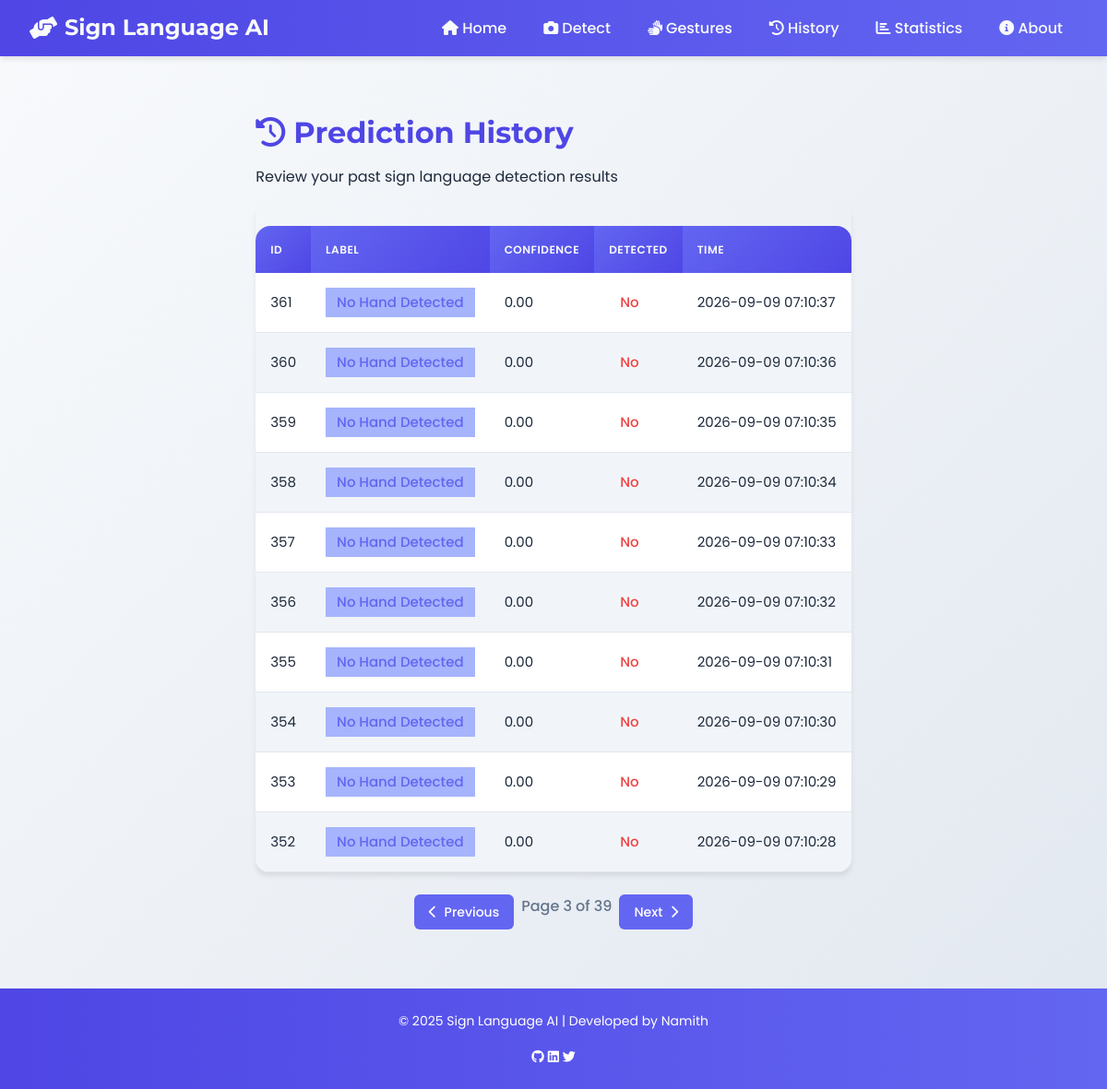
The page /history?page=3 on the database its author committed.
### app.py (models this page shows, shortened)
class Prediction(db.Model):
    id = db.Column(db.Integer, primary_key=True)
    label = db.Column(db.String(100), nullable=False)
    confidence = db.Column(db.Float, nullable=True)
    landmarks_detected = db.Column(db.Boolean, default=True)
    error_message = db.Column(db.String(500), nullable=True)
    timestamp = db.Column(db.DateTime, default=lambda: datetime.now(timezone.utc))
    session_id = db.Column(db.String(50), nullable=True)

### app.py (the view)
@app.route("/history")
def history():
    page = request.args.get('page', 1, type=int)
    per_page = 10
    predictions = Prediction.query.order_by(desc(Prediction.timestamp)).paginate(page=page, per_page=per_page, error_out=False)
    return render_template("history.html", predictions=predictions)

### templates/history.html
{% extends "base.html" %}
{% block content %}
<div class="container">
    <div class="page-header">
        <h2><i class="fas fa-history"></i> Prediction History</h2>
        <p class="subtitle">Review your past sign language detection results</p>
    </div>
    <div class="table-container">
        <table>
            <thead>
                <tr>
                    <th>ID</th>
                    <th>Label</th>
                    <th>Confidence</th>
                    <th>Detected</th>
                    <th>Time</th>
                </tr>
            </thead>
            <tbody>
                {% for p in predictions.items %}
                <tr>
                    <td>{{ p.id }}</td>
                    <td><span class="label-badge">{{ p.label }}</span></td>
                    <td>{{ "%.2f"|format(p.confidence or 0) }}</td>
                    <td>{% if p.landmarks_detected %}<span class="status-badge success">Yes</span>{% else %}<span class="status-badge error">No</span>{% endif %}</td>
                    <td>{{ p.timestamp.strftime("%Y-%m-%d %H:%M:%S") }}</td>
                </tr>
                {% endfor %}
            </tbody>
        </table>
    </div>
    <div class="pagination">
        {% if predictions.has_prev %}
            <a href="?page={{ predictions.prev_num }}" class="pagination-btn"><i class="fas fa-chevron-left"></i> Previous</a>
        {% endif %}
        <span class="pagination-info">Page {{ predictions.page }} of {{ predictions.pages }}</span>
        {% if predictions.has_next %}
            <a href="?page={{ predictions.next_num }}" class="pagination-btn">Next <i class="fas fa-chevron-right"></i></a>
        {% endif %}
    </div>
</div>
{% endblock %}

### static/style.css (style rules this page uses)
:root { --primary: #6366f1; --primary-dark: #4f46e5; --primary-light: #a5b4fc; --secondary: #0ea5e9; --accent: #f59e0b; --dark: #1e293b; --light: #f8fafc; --gray: #64748b; --success: #10b981; --error: #ef4444; --shadow-sm: 0 1px 3px rgba(0,0,0,0.1); --shadow-md: 0 4px 6px -1px rgba(0,0,0,0.1); --shadow-lg: 0 10px 15px -3px rgba(0,0,0,0.1); --radius-sm: 0.375rem; --radius-md: 0.75rem; --radius-lg: 1rem; --transition: all 0.3s ease; }
* { box-sizing: border-box; margin: 0; padding: 0; }
body { font-family: 'Poppins', sans-serif; background: linear-gradient(135deg, #f8fafc 0%, #e2e8f0 100%); color: var(--dark); line-height: 1.6; min-height: 100vh; display: flex; flex-direction: column; }
h1, h2, h3, h4, h5, h6 { font-family: 'Montserrat', sans-serif; font-weight: 700; line-height: 1.2; margin-bottom: 1rem; }
h2 { font-size: 2rem; color: var(--primary-dark); }
a { text-decoration: none; color: inherit; transition: var(--transition); }
p { margin-bottom: 1rem; }
.container { max-width: 1200px; margin: 0 auto; padding: 2rem 1.5rem; flex: 1; }
.table-container { overflow-x: auto; border-radius: var(--radius-md); box-shadow: var(--shadow-md); }
table { width: 100%; border-collapse: separate; border-spacing: 0; margin-top: 1.5rem; font-size: 0.9375rem; background: white; border-radius: var(--radius-lg); overflow: hidden; box-shadow: var(--shadow-md); }
th, td { padding: 1rem; text-align: left; }
th { background: linear-gradient(135deg, var(--primary) 0%, var(--primary-dark) 100%); color: var(--light); font-weight: 600; text-transform: uppercase; font-size: 0.75rem; letter-spacing: 0.5px; }
tr:nth-child(even) { background: #f1f5f9; }
td { border-bottom: 1px solid #e2e8f0; }
.label-badge { display: inline-block; background-color: var(--primary-light); color: var(--primary); padding: 0.25rem 0.75rem; border-radius: var(--radius-pill); font-weight: 500; }
.status-badge { display: inline-block; padding: 0.25rem 0.75rem; border-radius: var(--radius-pill); font-weight: 500; }
.status-badge.error { background-color: var(--error-light); color: var(--error); }
.pagination { display: flex; justify-content: center; gap: 0.5rem; margin-top: 1.5rem; }
.pagination-btn { padding: 0.5rem 1rem; background: var(--primary); color: white; border-radius: var(--radius-sm); transition: var(--transition); font-weight: 500; font-size: 0.875rem; display: flex; align-items: center; gap: 0.5rem; }
.pagination-info { color: var(--gray); font-weight: 500; }

### rows shown on the page
Prediction: id "361", label "No Hand Detected", confidence "0.00", landmarks_detected "No", timestamp "2026-09-09 07:10:37"
Prediction: id "360", label "No Hand Detected", confidence "0.00", landmarks_detected "No", timestamp "2026-09-09 07:10:36"
Prediction: id "359", label "No Hand Detected", confidence "0.00", landmarks_detected "No", timestamp "2026-09-09 07:10:35"
Prediction: id "358", label "No Hand Detected", confidence "0.00", landmarks_detected "No", timestamp "2026-09-09 07:10:34"
Prediction: id "357", label "No Hand Detected", confidence "0.00", landmarks_detected "No", timestamp "2026-09-09 07:10:33"
Prediction: id "356", label "No Hand Detected", confidence "0.00", landmarks_detected "No", timestamp "2026-09-09 07:10:32"
Prediction: id "355", label "No Hand Detected", confidence "0.00", landmarks_detected "No", timestamp "2026-09-09 07:10:31"
Prediction: id "354", label "No Hand Detected", confidence "0.00", landmarks_detected "No", timestamp "2026-09-09 07:10:30"
Prediction: id "353", label "No Hand Detected", confidence "0.00", landmarks_detected "No", timestamp "2026-09-09 07:10:29"
Prediction: id "352", label "No Hand Detected", confidence "0.00", landmarks_detected "No", timestamp "2026-09-09 07:10:28"

### other values the page prints
{{ predictions.page }} "3"
{{ predictions.pages }} "39"
